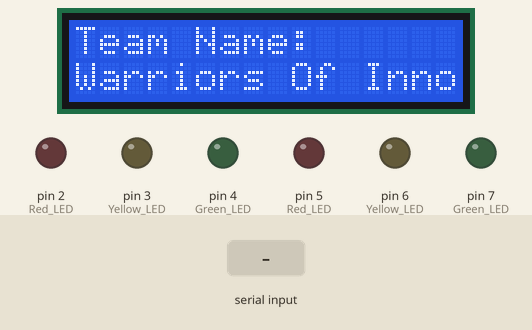
The sketch below on a simulated Arduino Uno, built with avr-gcc and run on an emulated ATmega328P. Parts: 16×2 character LCD, output pins drawn as LEDs (lit = HIGH). The inputs (shaded band) are chosen by the test bench.

Above: at 2.2 s.
At 15.4 s:
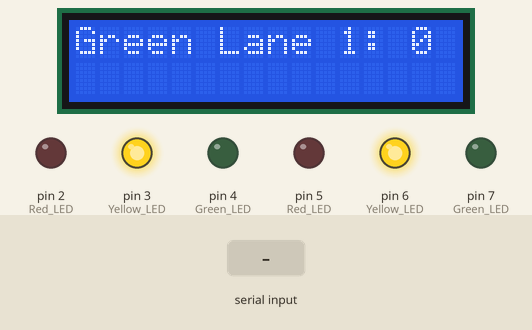
15.5 s: "90,45\n" received over Serial
At 20.1 s:
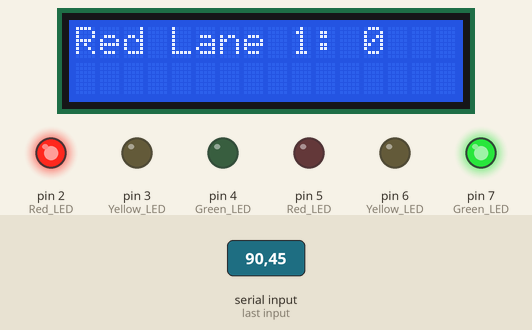
Timing chart, 0 to 23.0 s (numbered marks = the images above; inputs shaded):
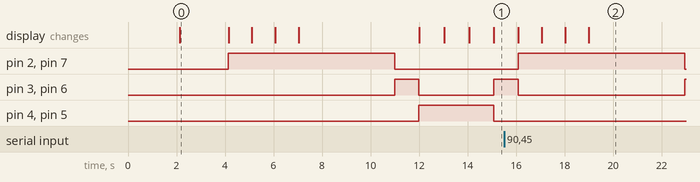

Measured:
- what the display in image 0 shows lasts 2.0 s, from 2.1 s to 4.1 s

The sketch:

final_code.ino
```cpp
#include <Wire.h>
#include <LiquidCrystal_I2C.h>

int greenDelay = 3000; // Default delay for the green light
unsigned long previousMillis = 0;
const long interval = 1000; // Check for new delay every 1 second
unsigned long previousDelayCheckMillis = 0;
const long delayCheckInterval = 1000; // Check for new delay every 1 second

unsigned long redCountdownStartMillis = 0;
const long redCountdownDuration = 3000; // Red light countdown duration in milliseconds

bool receivedInput = false; // Flag to track if input was received

// Initialize the LCD with the I2C address
LiquidCrystal_I2C lcd(0x27, 16, 2);  // Adjust the address and size as needed

void setup() {
  pinMode(2, OUTPUT);  // Red LED
  pinMode(3, OUTPUT);  // Yellow LED
  pinMode(4, OUTPUT);  // Green LED

  pinMode(5, OUTPUT);  // Red LED
  pinMode(6, OUTPUT);  // Yellow LED
  pinMode(7, OUTPUT);  // Green LED

  // Initialize serial communication
  Serial.begin(9600);

  // Initialize the LCD
  lcd.init();
  lcd.backlight();

  // Display the welcome message and team name on the LCD
  lcd.clear();
  lcd.setCursor(0, 0);
  lcd.print("Welcome to");
  lcd.setCursor(0, 1);
  lcd.print("Your Traffic Light");
  delay(2000); // Display the message for 2 seconds

  // Display the team name
  lcd.clear();
  lcd.setCursor(0, 0);
  lcd.print("Team Name:");
  lcd.setCursor(0, 1);
  lcd.print("Warriors Of Innovation");
  delay(2000); // Display the team name for 2 seconds

  // Set the initial state of the green light to the default value
  unsigned long currentMillis = millis();
  redCountdownStartMillis = currentMillis;
  digitalWrite(2, LOW);
  digitalWrite(3, LOW);
  digitalWrite(4, HIGH);
  digitalWrite(5, HIGH);
  digitalWrite(6, LOW);
  digitalWrite(7, LOW);
}

void loop() {
  unsigned long currentMillis = millis();

  // Check for new delay input
  if (currentMillis - previousDelayCheckMillis >= delayCheckInterval) {
    previousDelayCheckMillis = currentMillis;

    if (Serial.available() > 0) {
      greenDelay = Serial.parseInt(); // Read the delay for the green light in milliseconds
      receivedInput = true; // Set the flag to indicate input was received
    }
  }

  if (currentMillis - previousMillis >= interval) {
    previousMillis = currentMillis;

    // If no new input has been received within a certain time, use the default value for the green LED
    if (!receivedInput) {
      greenDelay = 3000; // Set to the default value
    }

    // Reset the flag for the next cycle
    receivedInput = false;

    // Red light countdown
    redCountdownStartMillis = currentMillis;
    digitalWrite(2, HIGH);
    digitalWrite(3, LOW);
    digitalWrite(4, LOW);
    digitalWrite(5, LOW);
    digitalWrite(6, LOW);
    digitalWrite(7, HIGH);

    while (currentMillis - redCountdownStartMillis < redCountdownDuration) {
      int remainingRedTime = (redCountdownDuration - (currentMillis - redCountdownStartMillis)) / 1000;

      lcd.clear();
      lcd.setCursor(0, 0);
      lcd.print("Red Lane 1: ");
      lcd.print(remainingRedTime);

      delay(950);  // Update the display every 1 second

      currentMillis = millis();
    }

    // Red light
    digitalWrite(2, HIGH);
    digitalWrite(3, LOW);
    digitalWrite(4, LOW);
    digitalWrite(5, LOW);
    digitalWrite(6, LOW);
    digitalWrite(7, HIGH);
    delay(3000);  // Red light stays on for 3 seconds

    // Yellow light
    digitalWrite(2, LOW);
    digitalWrite(3, HIGH);
    digitalWrite(4, LOW);
    digitalWrite(5, LOW);
    digitalWrite(6, HIGH);
    digitalWrite(7, LOW);

    delay(1000);  // Yellow light stays on for 1 second

    // Green light
    digitalWrite(2, LOW);
    digitalWrite(3, LOW);
    digitalWrite(4, HIGH);
    digitalWrite(5, HIGH);
    digitalWrite(6, LOW);
    digitalWrite(7, LOW);

    // Countdown Timer
    int remainingTime = greenDelay / 1000;
    for (int i = 0; i < remainingTime; i++) {
      lcd.clear();
      lcd.setCursor(0, 0);
      lcd.print("Green Lane 1: ");
      lcd.print(remainingTime - i);
      lcd.print(" sec");
      delay(1000);
    }

    // Reset the LCD after the countdown
    lcd.clear();
    lcd.setCursor(0, 0);
    lcd.print("Green Lane 1: 0 sec");

    // FOR FIRST LANE TRANSITION YELLOW LIGHT
    digitalWrite(2, LOW);
    digitalWrite(3, HIGH);
    digitalWrite(4, LOW);
    digitalWrite(5, LOW);
    digitalWrite(6, HIGH);
    digitalWrite(7, LOW);

    delay(1000);
  }
}
```
